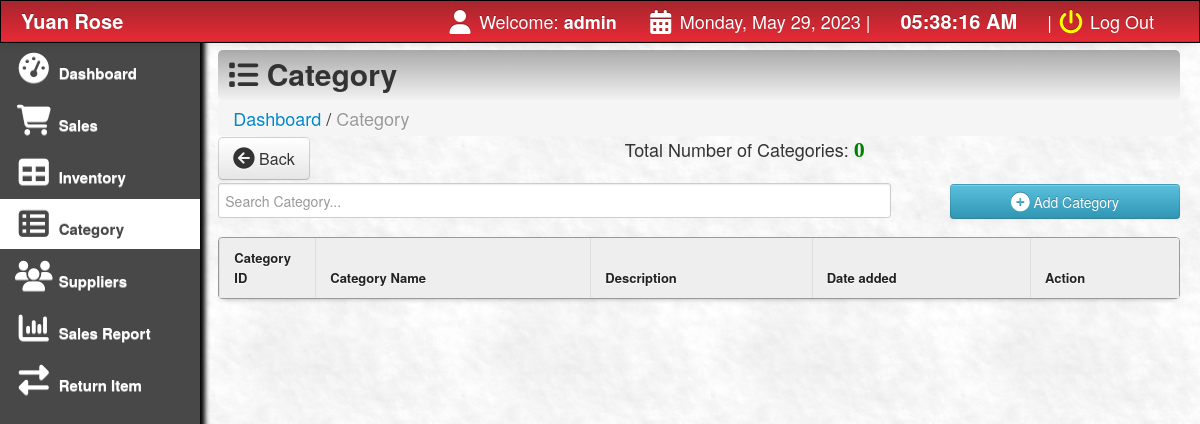
Before: /main/category.php (signed in) with the older database file.
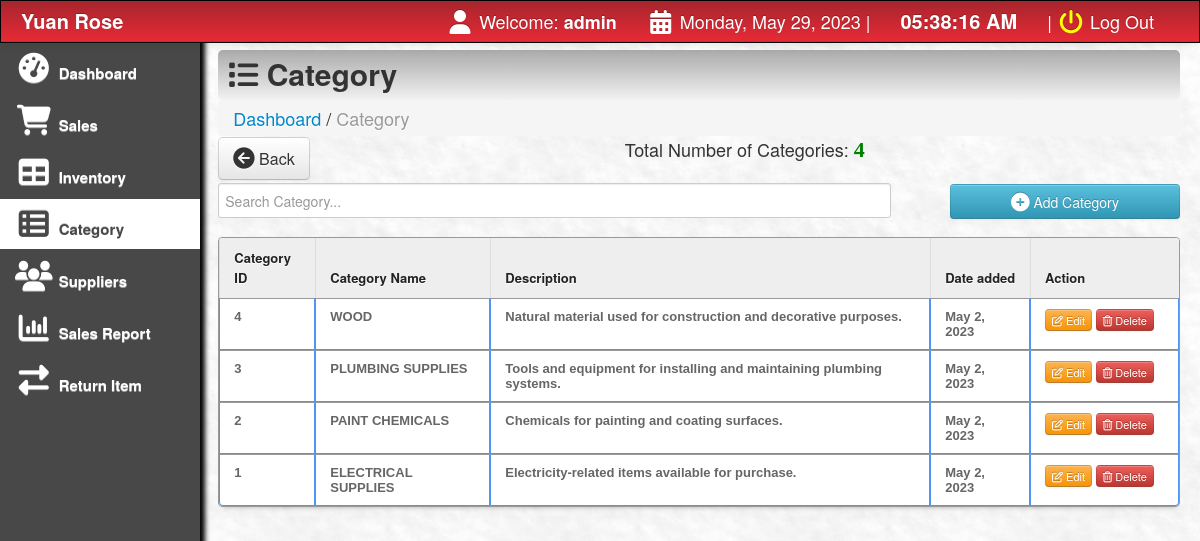
After: the same page with the newer database file.
### tables this page shows
CREATE TABLE `category` (
  `cat_id` int(11) NOT NULL,
  `cat_title` varchar(255) DEFAULT NULL,
  `cat_desc` longtext DEFAULT NULL,
  `cat_date` date NOT NULL
);

### main/category.php (the view, shortened to what this page needs)
<html>
<head>
	<link href="css/bootstrap.css" rel="stylesheet">
	<link rel="stylesheet" type="text/css" href="css/DT_bootstrap.css">
	<link rel="stylesheet" href="css/font-awesome.min.css">
	<link href="css/bootstrap-responsive.css" rel="stylesheet">
	<link href="../style.css" media="screen" rel="stylesheet" type="text/css" />
	<link href="src/facebox.css" media="screen" rel="stylesheet" type="text/css" />
</head>
<?php
function createRandomPassword()
{
	$chars = "003232303232023232023456789";
	$i = 0;
	$pass = '';
	while ($i <= 7) {
		$num = rand() % 33;
		$tmp = substr($chars, $num, 1);
		$pass = $pass . $tmp;
		$i++;
	}
	return $pass;
}
$finalcode = 'RS-' . createRandomPassword();
?>
<body>
	<?php include('navfixed.php'); ?>
	<div class="container-fluid">
		<div class="row-fluid">
			<div class="span2">
				<div class="well sidebar-nav">
					<ul class="nav nav-list">
						<li><a href="index.php"><i class="icon-dashboard icon-2x"></i> Dashboard </a></li>
						<li><a href="sales.php?id=cash&invoice=<?php echo $finalcode ?>"><i class="icon-shopping-cart icon-2x"></i> Sales</a> </li>
						<li><a href="products.php"><i class="icon-table icon-2x"></i> Inventory</a>
						<li class="active"><a href="category.php"><i class="icon-th-list icon-2x"></i> Category</a> </li>
						<li><a href="supplier.php"><i class="icon-group icon-2x"></i> Suppliers</a> </li>
						<li><a href="salesreport.php?d1=0&d2=0"><i class="icon-bar-chart icon-2x"></i> Sales Report</a> </li>
						<li><a href="sales_inventory.php"><i class="icon-exchange icon-2x"></i> Return Item </a> </li>
						<br><br><br><br><br><br>
					</ul>
				</div>
			</div>
			<div class="span10">
				<div class="contentheader">
					<i class="icon-list"></i> Category
				</div>
				<ul class="breadcrumb">
					<li><a href="index.php">Dashboard</a></li> /
					<li class="active">Category</li>
				</ul>
				<div style="margin-top: -19px; margin-bottom: 21px;">
					<a href="index.php"><button class="btn btn-default btn-large" style="float: left;"><i class="icon icon-circle-arrow-left icon-large"></i> Back</button></a>
					<?php
					include('../connect.php');
					$result = $db->prepare("SELECT * FROM category ORDER BY cat_id DESC");
					$result->execute();
					$rowcount = $result->rowcount();
					?>
					<div style="text-align:center;">
						Total Number of Categories: <font color="green" style="font:bold 22px 'Aleo';"><?php echo $rowcount; ?></font>
					</div>
				</div>
				<input type="text" name="filter" style="height:35px; margin-top: -1px;" value="" id="filter" placeholder="Search Category..." autocomplete="off" />
				<a rel="facebox" href="addcategory.php"><Button type="submit" class="btn btn-info" style="float:right; width:230px; height:35px;" /><i class="icon-plus-sign icon-large"></i> Add Category</button></a><br><br>
				<table class="table table-bordered" id="resultTable" data-responsive="table" style="text-align: left;">
					<thead>
						<tr>
							<th width="10%"> Category ID </th>
							<th> Category Name</th>
							<th> Description</th>
							<th> Date added</th>
							<th width="120"> Action </th>
						</tr>
					</thead>
					<tbody>
						<?php
						include('../connect.php');
						$result = $db->prepare("SELECT * FROM category ORDER BY cat_id DESC");
						$result->execute();
						for ($i = 0; $row = $result->fetch(); $i++) {
						?>
							<tr class="record">
								<td><?php echo $row['cat_id']; ?></td>
								<td><?php echo $row['cat_title']; ?></td>
								<td><?php echo $row['cat_desc']; ?></td>
								<td><?php echo date("F j, Y", strtotime($row['cat_date'])); ?></td>
								<td><a rel="facebox" href="editcategory.php?id=<?php echo $row['cat_id']; ?>"><button class="btn btn-warning btn-mini"><i class="icon-edit"></i> Edit </button></a>
									<a href="#" id="<?php echo $row['cat_id']; ?>" class="delbutton" title="Click To Delete"><button class="btn btn-danger btn-mini"><i class="icon-trash"></i> Delete</button></a>
								</td>
							</tr>
						<?php
						}
						?>
					</tbody>
				</table>
			</div>
		</div>
	</div>
</body>
<?php include('footer.php'); ?>
</html>

### main/navfixed.php (shortened to what this page needs)
<link rel="stylesheet" href="https://cdnjs.cloudflare.com/ajax/libs/font-awesome/6.4.0/css/all.min.css">
<link rel="stylesheet" href="css/font-awesome.min.css">
<div class="navbar navbar-inverse navbar-fixed-top">
  <div class="navbar-inner">
    <div class="container-fluid">
      <a class="brand" href="#"><b>Yuan Rose</b></a>
      <div class="nav-collapse collapse">
        <ul class="nav pull-right">
          <li><a><i class="icon-user icon-large"></i> Welcome:<strong> <?php echo $_SESSION['SESS_LAST_NAME']; ?></strong></a></li>
          <li><a> <i class="icon-calendar icon-large"></i>
              <?php
              $Today = date('y:m:d', time());
              $new = date('l, F d, Y', strtotime($Today));
              echo $new;
              ?> |
            </a></li>
          <li> <a href="" id="clock"></a></li>
          <li><a href="../index.php">
              | <font color="yellow"><i class="icon-off icon-large"></i></font> Log Out
            </a></li>
        </ul>
      </div>
    </div>
  </div>
</div>

### main/footer.php (shortened to what this page needs)
<link href="vendors/chosen.min.css" rel="stylesheet" media="screen">

### style.css (style rules this page uses)
td a { color:darkblue; }
input { border: 1px solid #999; background: #EEEEEE; padding: 10px; box-shadow:0 1px 2px #ddd; -moz-box-shadow:0 1px 2px #ddd; -webkit-box-shadow:0 1px 2px #ddd; }
#filter { width: 70%; float:left; }
#resultTable { border-collapse: separate; background-color: #FFFFFF; border-spacing: 0; max-width: 100%; }
#resultTable { color: #666666; text-shadow: 0 1px 0 #FFFFFF; width: 100%; border: 1px solid #999999; box-shadow: 0 5px 5px -5px rgba(0, 0, 0, 0.3); margin-top: 13px; }
#resultTable thead tr th { background: none repeat scroll 0 0 #EEEEEE; color: #222222; padding: 10px 14px; text-align: left; border-top: 0 none; font-size: 13px; }
#resultTable tbody tr td { font: bold 13px 'Arial'; text-align: left; padding: 10px 14px; border-top: 1px solid #999999; }
#resultTable td { padding:7px; border:#4e95f4 1px solid; }
#resultTable tr { background: #fff; }

### main/category.php (style rules this page uses)
body { padding-top: 60px; padding-bottom: 40px; }
.sidebar-nav { padding: 9px 0; }

### main/navfixed.php (style rules this page uses)
#clock { font-size: 20px; font-weight: bold; text-align: center; }

Changed rows visible on the page:
added category: cat_id "4", cat_title "WOOD", cat_desc "Natural material used for construction and decorative purposes.", cat_date "May 2, 2023"
added category: cat_id "3", cat_title "PLUMBING SUPPLIES", cat_desc "Tools and equipment for installing and maintaining plumbing systems.", cat_date "May 2, 2023"
added category: cat_id "2", cat_title "PAINT CHEMICALS", cat_desc "Chemicals for painting and coating surfaces.", cat_date "May 2, 2023"
added category: cat_id "1", cat_title "ELECTRICAL SUPPLIES", cat_desc "Electricity-related items available for purchase.", cat_date "May 2, 2023"
Other visible differences:
$rowcount: "0" → "4"
